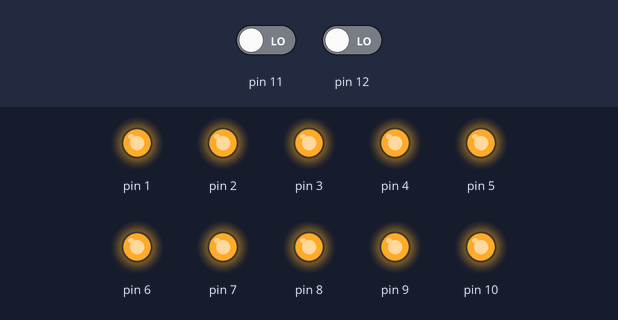
A sketch run on a simulated Arduino Uno, built with avr-gcc and run on an emulated ATmega328P. Parts: output pins drawn as LEDs (lit = HIGH). The test bench sets the inputs (shaded band); at power-on: pin 11 LOW, pin 12 LOW.

Above: at 1.2 s.
1.3 s: pin 11 driven HIGH
At 1.4 s:
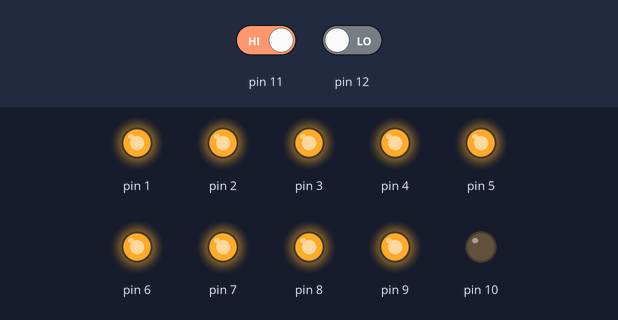
4.3 s: pin 11 driven LOW
At 4.4 s:
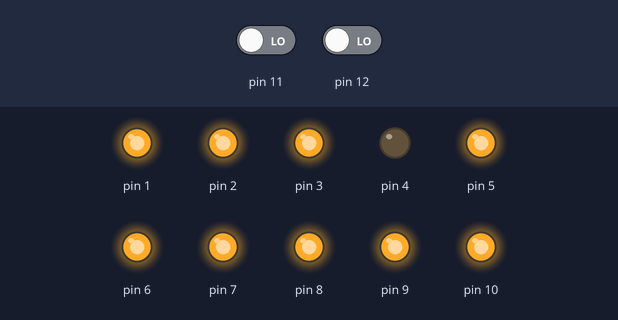
7.3 s: pin 12 driven HIGH
At 7.4 s:
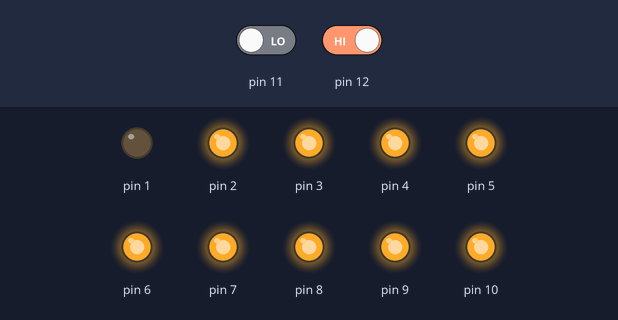
Timing chart, 0 to 16.3 s (numbered marks = the images above; inputs shaded):
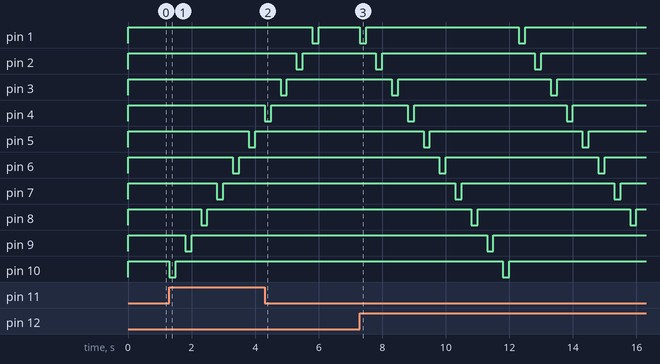

Measured:
- after the input at 1.3 s, pin 5: HIGH → LOW after 2.5 s, → HIGH 0.20 s later; pin 6: HIGH → LOW after 2.0 s, → HIGH 0.20 s later; pin 7: HIGH → LOW after 1.5 s, → HIGH 0.20 s later; pin 8: HIGH → LOW after 1.0 s, → HIGH 0.20 s later; pin 9: HIGH → LOW after 0.50 s, → HIGH 0.20 s later
- after the input at 4.3 s, pin 9: stays HIGH (without the input it goes to LOW after 2.5 s); pin 10: stays HIGH (without the input it goes to LOW after 2.0 s)
- after the input at 7.3 s, pin 1: alternates HIGH for 4.8 s and LOW for 0.20 s, starting at once; pin 2: alternates HIGH for 4.8 s and LOW for 0.20 s, starting after 0.50 s

The sketch:

Ejercicio5.ino
```cpp
void setup() {
  // Declarando entradas
  int ui = 0;
  for (ui = 11; ui <= 12; ui++) {
    pinMode(ui, INPUT);
  }
  for (ui = 1; ui <= 10; ui++) {
    pinMode(ui, OUTPUT);
  }
}

void loop() {

  int i;
  if (digitalRead(11) == HIGH) {

    for (i = 10; i > 0; i--) {
      digitalWrite(i, LOW);
      delay(200);
      digitalWrite(i, HIGH);
      delay(300);

    }

  } else if (digitalRead(12) == HIGH) {

    for (i = 1; i <= 10; i++) {
      digitalWrite(i, LOW);
      delay(200);
      digitalWrite(i, HIGH);
      delay(300);

    }
  }

  i = 1;
  while (i <= 10) {
    digitalWrite(i, HIGH);
    i++;
  }

}
```
